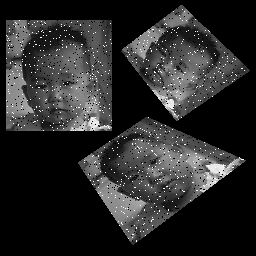
#> input picture Hw4/my_q3/Images/baby.tif, 256 x 256 px
$ python baby.py
#> lines starting #> are read from the running program, lines starting #| are printed output that depends on the picture
import cv2
import numpy as np
from matplotlib import pyplot as plt


def extract_image(image, src_points):

   # Apply perspective transform to extract a sub-image.

    dst_points = np.float32([[0, 0], [256, 0], [256, 256], [0, 256]])
    matrix = cv2.getPerspectiveTransform(src_points, dst_points)
    extracted = cv2.warpPerspective(image, matrix, (256, 256), flags=cv2.INTER_CUBIC)
    return extracted


def denoise_image(image):

    #Apply median blur to denoise the image.
    return cv2.medianBlur(image, 3)


def clean_baby_image(image):
    # Apply median blur on the entire image
    denoised_image = denoise_image(image)

    # Define source points (using your provided points)
    src_pts1 = np.float32([[5, 20], [111, 20], [111, 130], [5, 130]])
    src_pts2 = np.float32([[181, 5], [249, 70], [177, 121], [121, 51]])
    src_pts3 = np.float32([[78, 162], [146, 116], [246, 159], [132, 245]])

    # Extract and clean each baby face
    face1 = denoise_image(extract_image(denoised_image, src_pts1))
    face2 = denoise_image(extract_image(denoised_image, src_pts2))
    face3 = denoise_image(extract_image(denoised_image, src_pts3))

    # Merge the three cleaned images using pixel-wise **median** to remove noise
    merged_image = np.mean(np.array([face1, face2, face3]), axis=0)

    return merged_image.astype(np.uint8)


# Load the noisy baby image
baby_image = cv2.imread('Images/baby.tif', cv2.IMREAD_GRAYSCALE)
#> baby_image is the input picture: shape (256, 256); min 0, max 255, mean 41.6

# Clean the image
cleaned_baby = clean_baby_image(baby_image)
#> in denoise_image, `return cv2.medianBlur(image, 3)`:
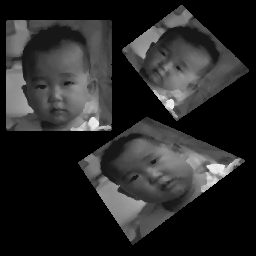
#> returned value: shape (256, 256); min 0, max 241, mean 40.3
#> in extract_image, `extracted = cv2.warpPerspective(image, matrix, (256, 256), flags=cv2.I..`:
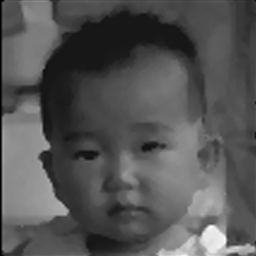
#> extracted: shape (256, 256); min 0, max 254, mean 84.7
#> in extract_image (call 2), `extracted = cv2.warpPerspective(image, matrix, (256, 256), flags=cv2.I..`:
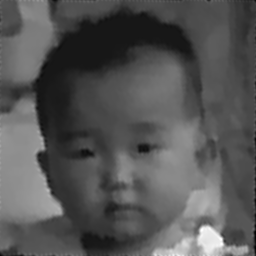
#> extracted: shape (256, 256); min 0, max 255, mean 84.9
#> in extract_image (call 3), `extracted = cv2.warpPerspective(image, matrix, (256, 256), flags=cv2.I..`:
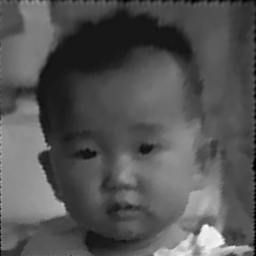
#> extracted: shape (256, 256); min 0, max 255, mean 84.6

# Display the result
plt.figure(figsize=(10, 5))
plt.subplot(1, 2, 1)
plt.title('Original Noisy Image')
plt.imshow(baby_image, cmap='gray')
plt.axis('off')

plt.subplot(1, 2, 2)
plt.title('Restored Baby Image')
plt.imshow(cleaned_baby, cmap='gray')
plt.axis('off')

plt.tight_layout()
plt.show()

$ run again, with Hw4/my_q3/Images/house.tif copied over Hw4/my_q3/Images/baby.tif
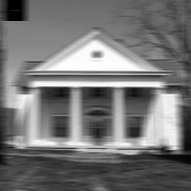
#> input picture Hw4/my_q3/Images/house.tif, 191 x 191 px
#> baby_image is the input picture: shape (191, 191); min 0, max 255, mean 117.5
#> in extract_image (call 3), `extracted = cv2.warpPerspective(image, matrix, (256, 256), flags=cv2.I..`:
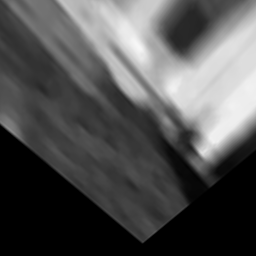
#> extracted: shape (256, 256); min 0, max 247, mean 81.6
#> in clean_baby_image, `merged_image = np.mean(np.array([face1, face2, face3]), axis=0)`:
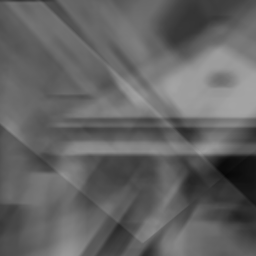
#> merged_image: shape (256, 256) float64; min 7.33, max 164.7, mean 99.5
